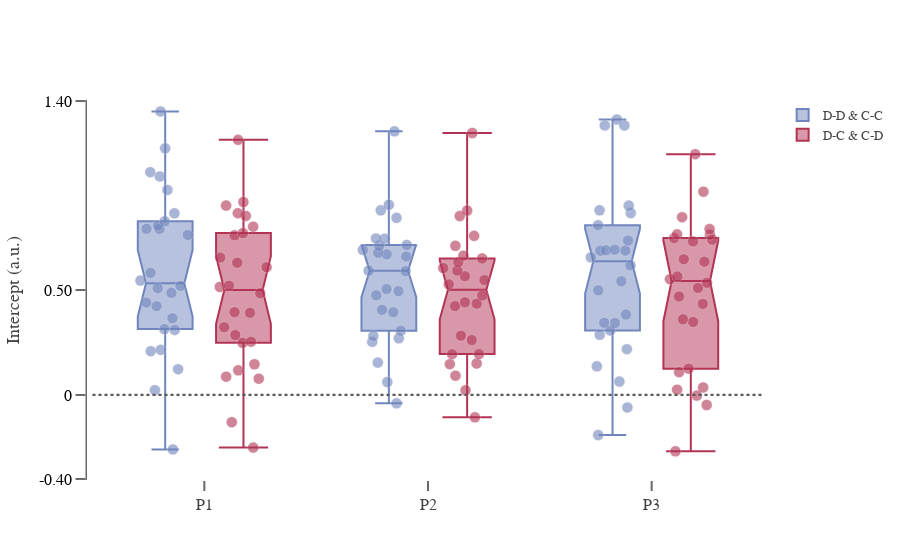

Here is the notebook cell this chart was saved with:
### Markdown cell above
<font size="5"> _5B. Intercept._

### Code cell
fig = go.Figure()
data = log_regpre_deci_params
dat = log_regpre_deci_params.loc[(log_regpre_deci_params.cong_stim_DV == 0),:]

fig.add_trace(go.Box( #boxplot for the condition were one stimuli is followed by another from the same category
    y=dat['intercept'],x=dat['nrep'],boxpoints='all',
    jitter=0.99, # add some jitter for a better separation between points
    pointpos=0,
        marker=dict(color='#2A88D4', size=11, opacity=0.6, line=dict(color='#f2f2f2', width=.4)),
    notched=True, notchwidth=0.15,
    name='D-D & C-C', # Stimuli follwed by one of the same category (D-D or C-C)
    marker_color='#7185bd')) 

dat = log_regpre_deci_params.loc[(log_regpre_deci_params.cong_stim_DV == 1),:]
fig.add_trace(go.Box( #boxplot for the condition were one stimuli is followed by another from a different category
    y=dat['intercept'], x=dat['nrep'], boxpoints='all', pointpos=0, jitter=0.99,
    whiskerwidth=0.9,
    marker=dict(color='#FA920A', size=11, opacity=0.6, line=dict(color='#f2f2f2', width=.4)),
    notched=True, notchwidth=0.15, 
    name='D-C & C-D', # Stimuli follwed by one of the different category (D-C or C-D)
    marker_color='#b23354'))

fig.update_layout(boxmode='group',)
fig.update_layout(template='plotly_white', xaxis=dict(showgrid=False),
    yaxis=dict(gridcolor='white'))

fig.update_xaxes(showline=False, linewidth=1.5, linecolor='#696969')
fig.update_yaxes(showline=True, linewidth=1.5, linecolor='#696969',
                 tickfont=dict(family='Balto, sans-serif', color='#000000', size=16))
fig.update_xaxes(tickvals = [0, 1, 2], ticktext=['P1', 'P2', 'P3'], 
                 tickangle=0, tickfont=dict(family='Balto, sans-serif', color='#424242', size=16))
fig.update_yaxes(tickvals= [-.40, 0.50, 1.4, 0], ticktext=['-0.40', '0.50', '1.40', '0', '0.80' ,'1.20', '1.40'])
fig.update_yaxes(ticks="outside", tickwidth=2, tickcolor='#696969', ticklen=10)
fig.update_xaxes(ticks="outside", tickwidth=2, tickcolor='#696969', ticklen=10)

fig.update_yaxes(showgrid=False)
fig.update_layout(
    yaxis_title="Intercept (a.u.)",
    font=dict(family="Balto, sans-serif",size=15,color= "#424242"))

fig.update_layout(
    legend=dict(traceorder="normal", font=dict(family="Balto, sans-serif",size=13,color="#424242")))

fig['layout']['yaxis'].update(range=[-.405, 1.405])

fig.update_yaxes(zeroline=False, zerolinewidth=0, zerolinecolor='Black')
fig.add_shape(type="line", xref="x", yref="y", x0=-0.5, y0=0, x1=2.5, y1=0, 
              line=dict(color="#595858", width=2.2, dash="dot",))

fig.show()

### Figure 1 — Plotly figure (JSON) as saved in the notebook; plotly's stock layout.template omitted (floating-point values rounded to 4 significant figures)
{"data": [{"boxpoints": "all", "jitter": 0.99, "marker": {"color": "#7185bd", "line": {"color": "#f2f2f2", "width": 0.4}, "opacity": 0.6, "size": 11}, "name": "D-D & C-C", "notched": true, "notchwidth": 0.15, "pointpos": 0, "type": "box", "x": [0, 1, 2, 0, 1, 2, 0, 1, 2, 0, 1, 2, 0, 1, 2, 0, 1, 2, 0, 1, 2, 0, 1, 2, 0, 1, 2, 0, 1, 2, 0, 1, 2, 0, 1, 2, 0, 1, 2, 0, 1, 2, 0, 1, 2, 0, 1, 2, 0, 1, 2, 0, 1, 2, 0, 1, 2, 0, 1, 2, 0, 1, 2, 0, 1, 2, 0, 1, 2, 0, 1, 2, 0, 1, 2, 0, 1, 2], "y": [0.9768, 0.7104, 0.6892, 0.3098, 0.4746, 0.2181, 0.2088, 0.2532, 0.1363, -0.2594, -0.03953, -0.191, 0.7625, 0.7443, 0.692, 0.7911, 0.6774, 0.8796, 1.061, 0.8795, 1.312, 1.175, 1.256, 1.284, 0.4399, 0.6701, 0.6879, 0.5196, 0.59, 0.5417, 1.041, 0.9059, 0.8668, 0.5089, 0.3062, 0.2867, 0.545, 0.3941, 0.3073, 0.1226, 0.1542, 0.06358, 0.7916, 0.6907, 0.7357, 0.4232, 0.4058, 0.383, 0.215, 0.2698, 0.3428, 0.8654, 0.7148, 0.9021, 0.8068, 0.7457, 0.6873, 0.8271, 0.5925, 0.6179, 0.5814, 0.6597, 0.6557, 0.02287, 0.06153, -0.05953, 1.35, 0.8438, 1.284, 0.3656, 0.4945, 0.4983, 0.4866, 0.5042, 0.809, 0.3139, 0.2814, 0.3438]}, {"boxpoints": "all", "jitter": 0.99, "marker": {"color": "#b23354", "line": {"color": "#f2f2f2", "width": 0.4}, "opacity": 0.6, "size": 11}, "name": "D-C & C-D", "notched": true, "notchwidth": 0.15, "pointpos": 0, "type": "box", "whiskerwidth": 0.9, "x": [0, 1, 2, 0, 1, 2, 0, 1, 2, 0, 1, 2, 0, 1, 2, 0, 1, 2, 0, 1, 2, 0, 1, 2, 0, 1, 2, 0, 1, 2, 0, 1, 2, 0, 1, 2, 0, 1, 2, 0, 1, 2, 0, 1, 2, 0, 1, 2, 0, 1, 2, 0, 1, 2, 0, 1, 2, 0, 1, 2, 0, 1, 2, 0, 1, 2, 0, 1, 2, 0, 1, 2, 0, 1, 2, 0, 1, 2], "y": [0.8017, 0.4742, 0.5099, -0.1295, 0.1942, 0.03602, 0.07771, 0.1469, -0.002876, -0.2505, -0.1062, -0.2683, 0.63, 0.6637, 0.564, 0.771, 0.7581, 0.7396, 0.6546, 0.4415, 0.7632, 1.215, 1.248, 1.147, 0.4849, 0.7103, 0.7313, 0.6086, 0.5474, 0.6348, 0.9022, 0.852, 0.7654, 0.2484, 0.1948, 0.1254, 0.3228, 0.1501, -0.04778, 0.1174, 0.09181, 0.1086, 0.8661, 0.6327, 0.7473, 0.3914, 0.527, 0.4694, 0.1463, 0.2824, 0.3602, 0.3946, 0.4347, 0.5344, 0.919, 0.8786, 0.9682, 0.5147, 0.5924, 0.5514, 0.7604, 0.6503, 0.6468, 0.08735, 0.02231, 0.02509, 0.8531, 0.6044, 0.7903, 0.2856, 0.4234, 0.4337, 0.5208, 0.5656, 0.8466, 0.254, 0.2616, 0.3479]}], "layout": {"autosize": true, "boxmode": "group", "font": {"color": "#424242", "family": "Balto, sans-serif", "size": 15}, "legend": {"font": {"color": "#424242", "family": "Balto, sans-serif", "size": 13}, "traceorder": "normal"}, "shapes": [{"line": {"color": "#595858", "dash": "dot", "width": 2.2}, "type": "line", "x0": -0.5, "x1": 2.5, "xref": "x", "y0": 0, "y1": 0, "yref": "y"}], "xaxis": {"autorange": true, "linecolor": "#696969", "linewidth": 1.5, "range": [-0.517, 2.517], "showgrid": false, "showline": false, "tickangle": 0, "tickcolor": "#696969", "tickfont": {"color": "#424242", "family": "Balto, sans-serif", "size": 16}, "ticklen": 10, "ticks": "outside", "ticktext": ["P1", "P2", "P3"], "tickvals": [0, 1, 2], "tickwidth": 2, "type": "linear"}, "yaxis": {"gridcolor": "white", "linecolor": "#696969", "linewidth": 1.5, "range": [-0.405, 1.405], "showgrid": false, "showline": true, "tickcolor": "#696969", "tickfont": {"color": "#000000", "family": "Balto, sans-serif", "size": 16}, "ticklen": 10, "ticks": "outside", "ticktext": ["-0.40", "0.50", "1.40", "0", "0.80", "1.20", "1.40"], "tickvals": [-0.4, 0.5, 1.4, 0], "tickwidth": 2, "title": {"text": "Intercept (a.u.)"}, "type": "linear", "zeroline": false, "zerolinecolor": "Black", "zerolinewidth": 0}}}
